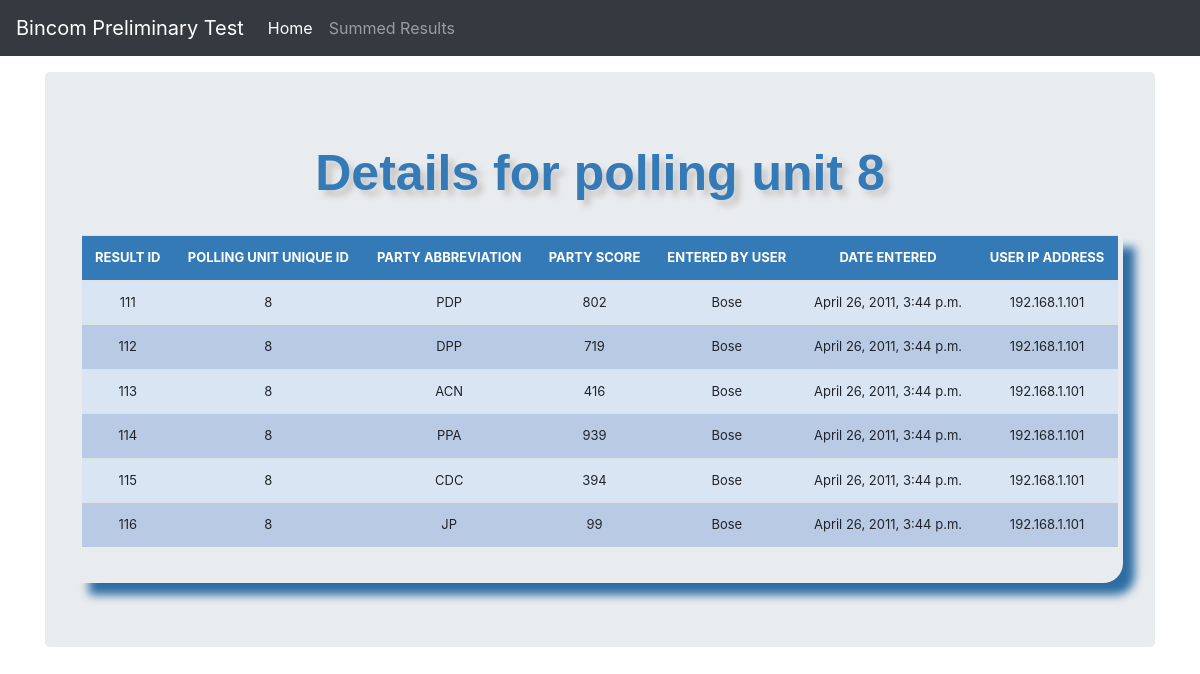
The app's page /polling_unit_detail/8/ with its own data.
### src/models.py (models this page shows)
class AnnouncedPollingUnitResult(models.Model):
    result_id = models.IntegerField()
    polling_unit_unique_id = models.CharField(max_length=50)
    party_abbreviation = models.CharField(max_length=4)
    party_score = models.IntegerField()
    entered_by_user = models.CharField(max_length=50)
    date_entered = models.DateTimeField(auto_now_add=True)
    user_ip_address = models.CharField(max_length=50)

### src/views.py (the view)
# urls.py: path('polling_unit_detail/<str:polling_unit_unique_id>/', views.polling_unit_detail, name="polling_unit_detail"),
def polling_unit_detail(request, polling_unit_unique_id):
    queryset = AnnouncedPollingUnitResult.objects.filter(polling_unit_unique_id=polling_unit_unique_id)
    context = {
        "queryset": queryset,
        "header": polling_unit_unique_id,
        "parties": Party.objects.all(),
        "pu_name": PollingUnit.objects.get(unique_id=polling_unit_unique_id)
    }
    return render(request, "polling_unit_detail.html", context)

### templates/polling_unit_detail.html (shortened to what this page needs)
{% load static %}
{% load crispy_forms_tags %}
<!doctype html>
<html lang="en">
  <head>
      <link href="{% static 'css/stylesheet.css' %}" rel="stylesheet">
    <link rel="stylesheet" href="https://cdn.jsdelivr.net/npm/bootstrap@4.4.1/dist/css/bootstrap.min.css">
    <link href="{% static 'css/navbar-top-fixed.css' %}" rel="stylesheet">
  </head>
  <body>
    {% include 'navbar.html' %}
<main role="main" class="container">
  <div class="jumbotron">
    <div class="header">Details for polling unit {{ header }}</div>
      <br>
        <div class="display_table">
          <table class='table'>
                  <tr>
                    <th>RESULT ID</th>
                    <th>POLLING UNIT UNIQUE ID</th>
                    <th>PARTY ABBREVIATION</th>
                    <th>PARTY SCORE</th>
                    <th>ENTERED BY USER</th>
                    <th>DATE ENTERED</th>
                    <th>USER IP ADDRESS</th>
                  </tr>
              {% for instance in queryset %}
                  <tr>
                    <td>{{instance.result_id}}</td>
                    <td>{{instance.polling_unit_unique_id}}</td>
                    <td>{{instance.party_abbreviation}}</td>
                    <td>{{instance.party_score}}</td>
                    <td>{{instance.entered_by_user}}</td>
                    <td>{{instance.date_entered}}</td>
                    <td>{{instance.user_ip_address}}</td>
                  </tr>
              {% endfor %}
          </table>
        </div>
  </div>
</main>
</html>

### templates/navbar.html (shortened to what this page needs)
<nav class="navbar navbar-expand-md navbar-dark fixed-top bg-dark">
  <a class="navbar-brand" href="/">Bincom Preliminary Test</a>
  <div class="collapse navbar-collapse" id="navbarCollapse">
    <ul class="navbar-nav mr-auto">
      <li class="nav-item active">
        <a class="nav-link" href="/">Home <span class="sr-only">(current)</span></a>
      </li>
      <li class="nav-item">
        <a class="nav-link" href="/summed_results">Summed Results</a>
      </li>
    </ul>
  </div>
</nav>

### static/css/stylesheet.css (style rules this page uses)
body { background-color: #34eb6b; }
.table { font-size: 13px; text-align: center; width: 95%; margin: auto; }
.table tr:nth-child(odd) { background: #B8CAE4 }
.table tr:nth-child(even) { background: #dae5f4 }
th { background-color: #337ab7; color: white; }
.display_table { border-bottom-right-radius: 20px; padding-left: 5px; padding-right: 5px; padding-bottom: 20px; box-shadow: 12px 12px 10px #2e6da4; }
.header { font-family: helvetica; color: #337ab7; font-size: 50px; text-align: center; width: 100%; text-shadow: 6px 6px 6px #c9c6c6; display: block; font-weight: bolder; }

### static/css/navbar-top-fixed.css (style rules this page uses)
body { min-height: 75rem; padding-top: 4.5rem; }

### records on screen
AnnouncedPollingUnitResult: result_id "111", polling_unit_unique_id "8", party_abbreviation "PDP", party_score "802", entered_by_user "Bose", date_entered "April 26, 2011, 3:44 p.m.", user_ip_address "192.168.1.101"
AnnouncedPollingUnitResult: result_id "112", polling_unit_unique_id "8", party_abbreviation "DPP", party_score "719", entered_by_user "Bose", date_entered "April 26, 2011, 3:44 p.m.", user_ip_address "192.168.1.101"
AnnouncedPollingUnitResult: result_id "113", polling_unit_unique_id "8", party_abbreviation "ACN", party_score "416", entered_by_user "Bose", date_entered "April 26, 2011, 3:44 p.m.", user_ip_address "192.168.1.101"
AnnouncedPollingUnitResult: result_id "114", polling_unit_unique_id "8", party_abbreviation "PPA", party_score "939", entered_by_user "Bose", date_entered "April 26, 2011, 3:44 p.m.", user_ip_address "192.168.1.101"
AnnouncedPollingUnitResult: result_id "115", polling_unit_unique_id "8", party_abbreviation "CDC", party_score "394", entered_by_user "Bose", date_entered "April 26, 2011, 3:44 p.m.", user_ip_address "192.168.1.101"
AnnouncedPollingUnitResult: result_id "116", polling_unit_unique_id "8", party_abbreviation "JP", party_score "99", entered_by_user "Bose", date_entered "April 26, 2011, 3:44 p.m.", user_ip_address "192.168.1.101"

### other values on screen
{{ header }} "8"
